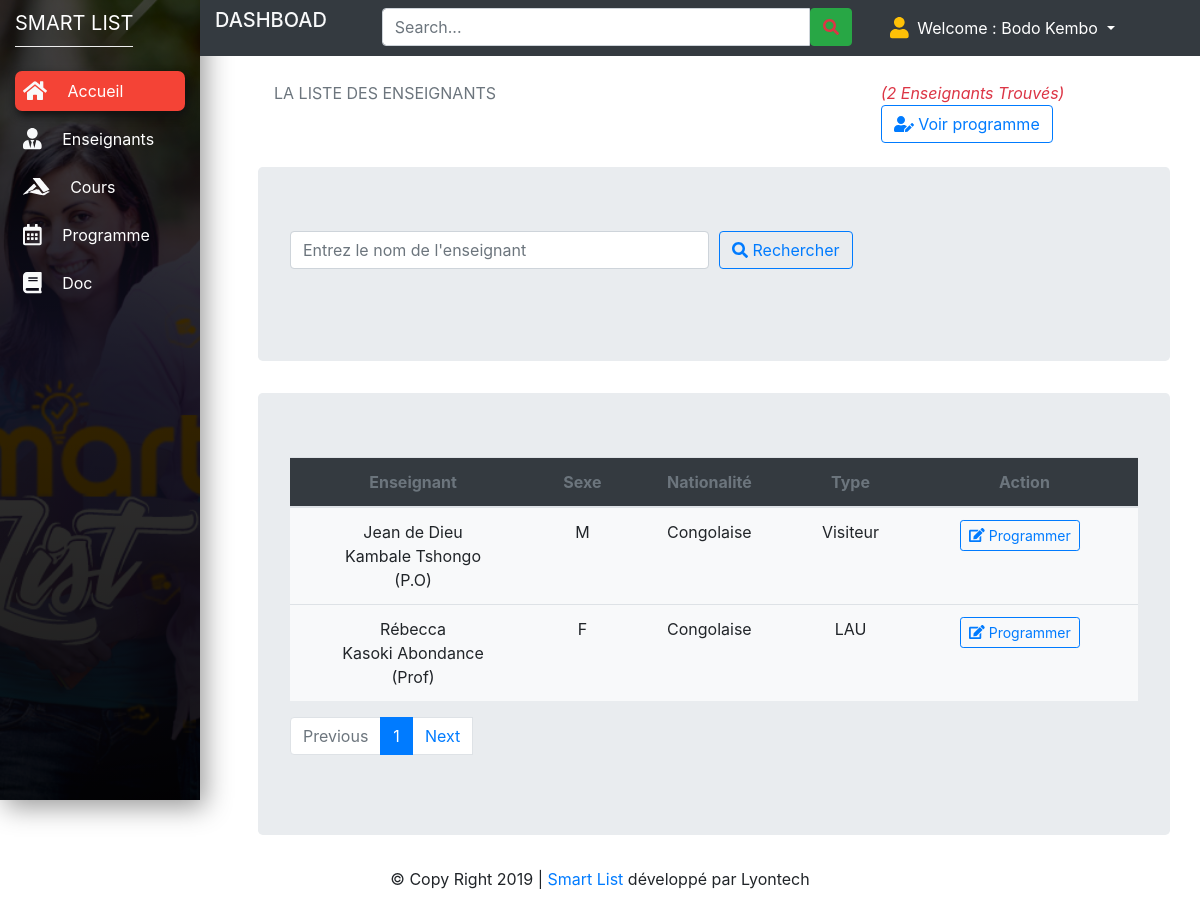
/pages/secretariat/dashboard.php?p=programme (signed in), run on the app's committed database.
### tables this page shows
CREATE TABLE `t_enseignant` (
  `idEns` int(11) NOT NULL,
  `idfac` int(11) DEFAULT NULL,
  `noms` varchar(100) DEFAULT NULL,
  `prenom` varchar(50) DEFAULT NULL,
  `sexe` varchar(2) DEFAULT NULL,
  `nationalite` varchar(100) DEFAULT NULL,
  `adresse` varchar(100) DEFAULT NULL,
  `categorie` varchar(20) DEFAULT NULL,
  `typens` varchar(20) DEFAULT NULL,
  `description` text NOT NULL,
  `datecre_at` varchar(20) DEFAULT NULL,
  `date_update` varchar(20) DEFAULT NULL
);

### pages/secretariat/programme.php (the view, shortened to what this page needs)
<?php
require_once('../../app/cnx.php') ;
 $name=isset($_POST['name'])?$_POST['name']:"";
    $size=isset($_GET['size'])?$_GET['size']:10;
    $page=isset($_GET['page'])?$_GET['page']:1;
    $offset=($page-1)*$size;
 $requete="SELECT * FROM t_enseignant WHERE noms like '%$name%'limit $size offset $offset";
    $requeteCount="select count(*) countE from t_enseignant
    where noms like '%$name%'";
    $resultat=$bdd->query($requete);
    $resultatCount=$bdd->query($requeteCount);
    $tabCount=$resultatCount->fetch();
    $nbrEns=$tabCount['countE'];
    $reste=$nbrEns % $size;
    if($reste===0)
        $nbrpage=$nbrEns/$size;
    else
        $nbrpage=floor($nbrEns/$size)+1;
  ?>
<div style="margin-left:20%;width:5000px">
    <div class="row p-3 mb-2">
       <div class="col-md-8 ">
        <p class="text-muted">LA LISTE DES ENSEIGNANTS</p>
       </div>
       <div class="col-md-4">
         <i class=" text-danger">(<?php echo $nbrEns?> Enseignants Trouvés)</i>&nbsp;&nbsp;
       <button type="button" class="btn btn-outline-primary my-2 my-sm-0" data-toggle="modal" data-target="#Enseignant">
            <span class="fas fa-user-edit"></span>
                  Voir programme
              </button>
       </div>
     </div>
    <div class="jumbotron" id="div-id-name">
          <div class="card-title">
            <form action="dashboard.php.php?p=enseignant" method="POST">
             <div class="form-row">
                <div class="form-group col-md-6">
                  <input type="text" class="form-control" name="name" placeholder="Entrez le nom de l'enseignant">
                </div>
                <div class="form-group col-md-4">
                  <button type="submit" class="btn btn-outline-primary my-2 my-sm-0"> <i class="fas fa-search"></i> Rechercher</button>
                 </div>
              </div>
            </form>
        </div>
    </div>
    <div class="jumbotron" id="div-id-name">
       <table class="table bg-light text-center">
      <thead>
        <tr class="text-muted bg-dark table-striped">
          <th scope="col">Enseignant</th>
          <th scope="col">Sexe</th>
          <th scope="col">Nationalité</th>
          <th scope="col">Type</th>
          <th scope="col">Action</th>
      </tr>
      </thead>
     <tbody>
        <tr>
          <?php
            foreach($resultat as $enseignant)
            {
              ?>
              <tr>
                <td>
                <?php echo $enseignant['prenom']?><br>
                <?php echo $enseignant['noms']?><br>
                (<?php echo $enseignant['categorie']?>)
              </td>
              <td>
                <?php echo $enseignant['sexe']?>
              </td>
              <td>
                <?php echo $enseignant['nationalite']?>
              </td>
              <td>
                <?php echo $enseignant['typens']?>
              </td>
              <td>
                <a class="btn btn-sm btn-outline-primary" href="dashboard.php?p=prgm&id=<?php echo $enseignant['idEns']?>">
                  <span class="fas fa-edit"></span>
                  Programmer
                </a> &nbsp;
              </td>
              </tr>
        <?php
          }
          ?>
        </tr>
      </tbody>
    </table>
     <nav aria-label="...">
                        <ul class="pagination">
                            <li class="page-item disabled">
                            <a class="page-link" href="#" tabindex="-1" aria-disabled="true">Previous</a>
                            </li>
                            <?php for($i=1;$i<=$nbrpage;$i++){ ?>
                            <li class="<?php if($i==$page) echo 'active'?> page-item">
                               <a class="page-link" href="enseignant.php?page=<?php echo $i;?>&nom=<?php echo $enseignant['noms']?> ?>">
                                <?php echo $i;?>
                               </a>
                            </li>
                              <?php }?>
                            <a class="page-link" href="#">Next</a>
                        </ul>
                    </nav>
    </div>
</div>

### css/design.css (style rules this page uses)
* { margin: 0px; padding: 0px; }
body { font-family: 'Montserrat', sans-serif; }

### data on the page
t_enseignant: prenom "Jean de Dieu", noms "Kambale Tshongo", categorie "P.O", sexe "M", nationalite "Congolaise", typens "Visiteur"
t_enseignant: prenom "Rébecca", noms "Kasoki Abondance", categorie "Prof", sexe "F", nationalite "Congolaise", typens "LAU"

### other printed values
$user "Bodo Kembo"
$nbrEns "2"
